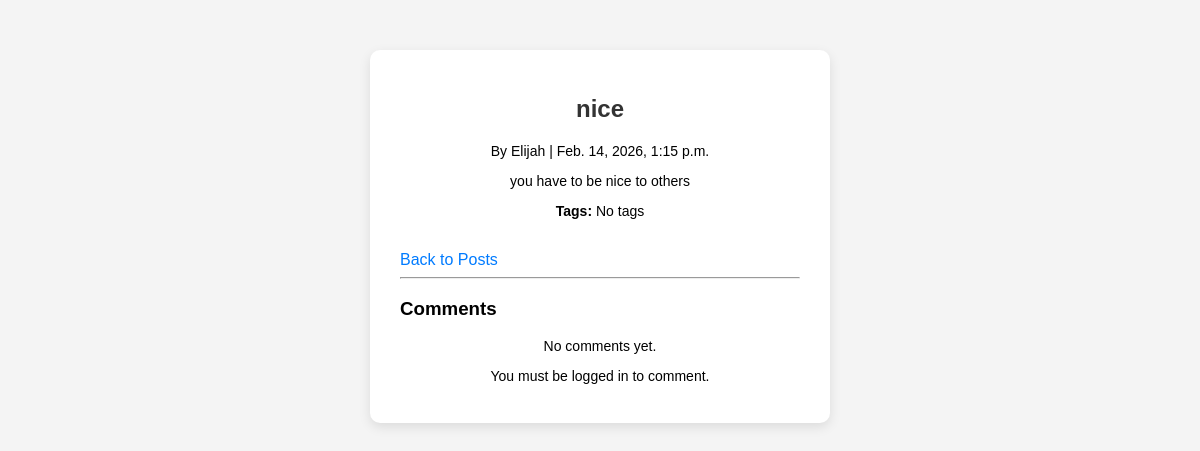
/post/1/, run on an earlier commit of the app's database.
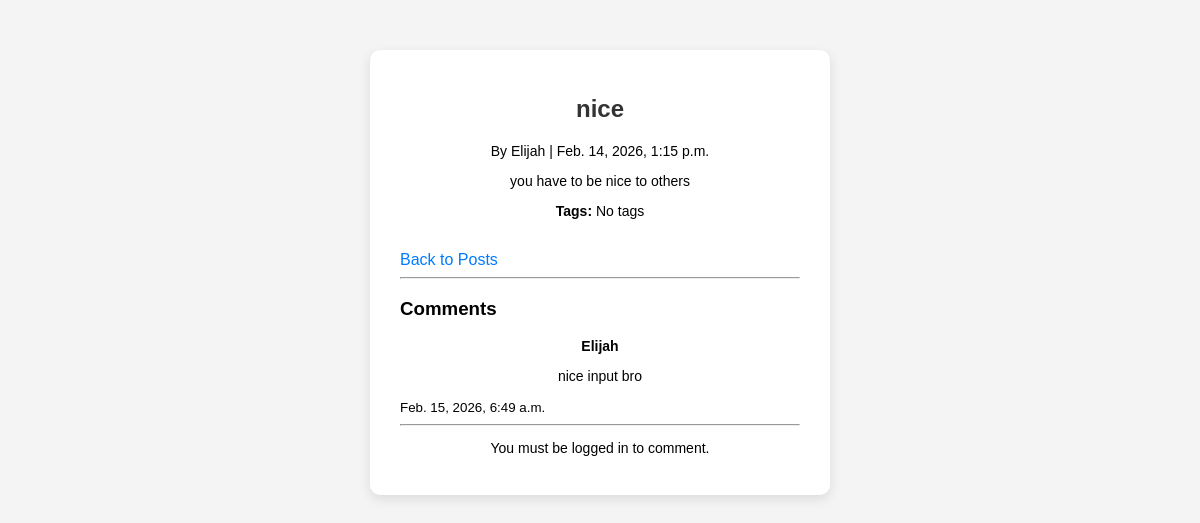
And on a later commit of the database.
### blog/models.py (models this page shows, shortened)
class Comment(models.Model):
    post = models.ForeignKey(
        'Post',
        on_delete=models.CASCADE,
        related_name='comments'
    )
    author = models.ForeignKey(
        User,
        on_delete=models.CASCADE
    )
    content = models.TextField()
    created_at = models.DateTimeField(auto_now_add=True)
    updated_at = models.DateTimeField(auto_now=True)
    class Meta:
        ordering = ['-created_at']

### blog/views.py (the view)
# urls.py: path('post/<int:pk>/', PostDetailView.as_view(), name='post-detail'),
class PostDetailView(DetailView):
    model = Post
    template_name = 'blog/post_detail.html'  # templates/blog/post_detail.html
    context_object_name = 'post'

### blog/templates/blog/post_detail.html (shortened to what this page needs)
{% load static %}
<!DOCTYPE html>
<html>
<head>
    <link rel="stylesheet" href="{% static 'blog/css/style.css' %}">
</head>
<body>
<div class="container">
    <h2>{{ post.title }}</h2>
    <p>
        By {{ post.author.username }} |
        {{ post.published_date }}
    </p>
    <p>{{ post.content }}</p>
    <p>
        <strong>Tags:</strong>
        {% for tag in post.tags.all %}
            <a href="{% url 'tag-posts' tag.name %}">
                {{ tag.name }}
            </a>
        {% empty %}
            No tags
        {% endfor %}
    </p>
    <br>
    <a href="{% url 'post-list' %}">Back to Posts</a>
    <hr>
    <h3>Comments</h3>
    {% for comment in post.comments.all %}
        <div class="comment">
            <p><strong>{{ comment.author.username }}</strong></p>
            <p>{{ comment.content }}</p>
            <small>{{ comment.created_at }}</small>
        </div>
        <hr>
    {% empty %}
        <p>No comments yet.</p>
    {% endfor %}
    {% if user.is_authenticated %}
        <h4>Add a Comment</h4>
        <form method="POST" action="{% url 'comment-create' post.pk %}">
            {% csrf_token %}
            <textarea name="content" rows="4" required></textarea>
            <br>
            <button type="submit">Post Comment</button>
        </form>
    {% else %}
        <p>You must be logged in to comment.</p>
    {% endif %}
</div>
</body>
</html>

What changed in the data, as far as the page shows it:
added Comment: author.username "Elijah", content "nice input bro", created_at "Feb. 15, 2026, 6:49 a.m."
Also different on the page:
text no longer shown: "No comments yet."
